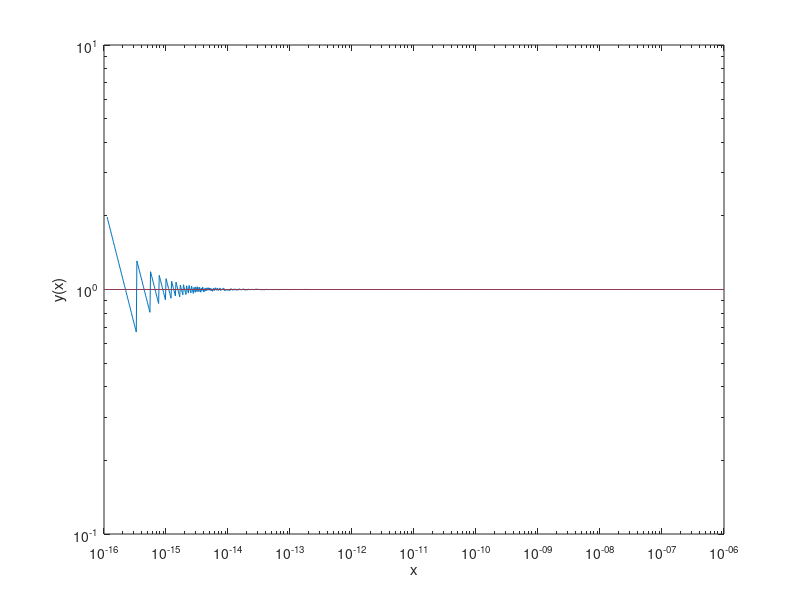

Here is the MATLAB script that generated this plot: (Note: this script raises an error after producing the figure.)
clear variables
clc % delete previous text in command

format long % enables full precision in showing results

eps_0 = 8.854E-12; % electric permittivity (F/m)
disp(eps_0);

kb = 1.38E-23; % Boltzmann constant (J/K)
disp(kb);

Na = 6.022E23; % Avogadro's number (-)
disp(Na);

% Let's test logical operators...
isequal(Na,Na)

isequal(Na,Na-kb) % surprise... MATLAB uses a finite number of digits to represent numbers
Na + kb

%% what are the limits
realmax % largest number considered by matlab
realmin % smallest number considered by matlab

%% A few more examples...
clc

x = 1E-6;
y = 1+x;
disp(y)

x = 1E-16;
y = 1+x;
disp(y)

eps % prints out machine precision

% numerical cancellation
a = 1E8 + 1E-5;
b = 1E8;
disp(a-b) % expected: 1E-5

%% visualization
% close all % close all plot windows

y = @(x) ((1+x)-1)./x; % anonymous function, same as fun_y(1)

% logspace(1,3,5) % five logarithmically-spaced values between 1E1 and 1E3
x = logspace(-16,-6,1E3);

loglog(x,y(x),x,ones(length(x)))
xlabel('x')
ylabel('y(x)')
fontsize(14,'points')
legend('Numerical: $y(x) = \frac{(1+x)-1}{x}$','Exact: $y(x) = \frac{(1+x)-1}{x}$','Interpreter','Latex')
